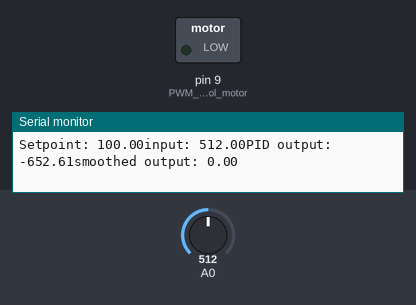
Bench run of a sketch on a simulated Arduino Uno, built with avr-gcc and run on an emulated ATmega328P. On the bench: switched loads named in the sketch (green lamp = pin HIGH), the last lines printed to the serial monitor. Inputs (shaded band) come from the test bench; at power-on: A0 = 512.

Above: at 1.2 s.
1.3 s: A0 set to 0
At 1.53 s:
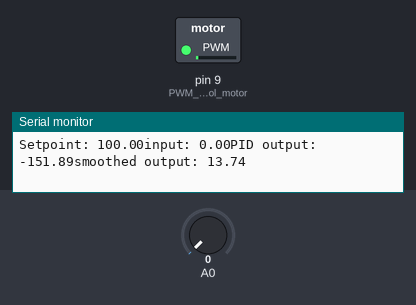
3.0 s: A0 set to 23
6.0 s: A0 set to 29
At 8.52 s:
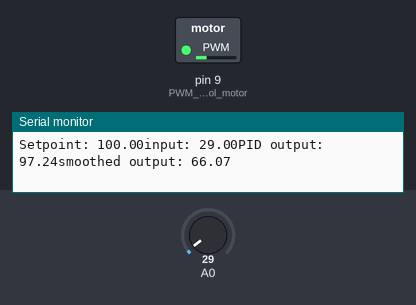
9.0 s: A0 set to 0
At 12.8 s:
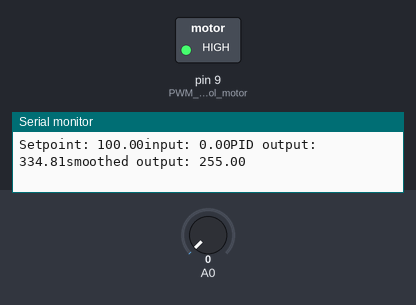
Timing chart, 0 to 13.0 s (numbered marks = the images above; inputs shaded):
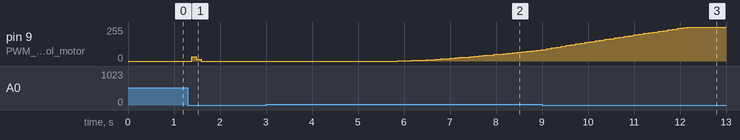

Measured:
- the behaviour switches between 25 and 26 on A0 (found by bisection; images 1 and 2)
- after the input at 1.3 s, pin 9 (PWM_pin_to_control_motor): 0/255 → 32/255 after 0.08 s, → 13/255 0.10 s later, → 0/255 0.11 s later

The sketch:

TASK12_4_Control_GOAT.ino
```cpp
// PID Constants
float Kp = 1.0, Ki = 0.5, Kd = 0.1;
float setpoint = 100.0; // Desired speed of the motor
float input = 0.0, output = 0.0;
float previous_error = 0.0, integral = 0.0;
float smoothedOutput = 0.0;
float alpha = 0.1; // Smoothing factor for Exponential Smoothing Filter
unsigned long lastTime = 0;

void setup() {
  pinMode(9, OUTPUT); // PWM pin to control motor speed
  Serial.begin(9600); // Initialize serial communication for debugging
}

void loop() {
  unsigned long currentTime = millis();
  float dt = (currentTime - lastTime) / 1000.0; // Convert milliseconds to seconds

  // Read current speed (example input from analog pin A0)
  input = analogRead(A0);

  // PID
  float error = setpoint - input;
  integral += error * dt;
  float derivative = (error - previous_error) / dt;
  output = Kp * error + Ki * integral + Kd * derivative;

  // exponential filter
  smoothedOutput = alpha * output + (1 - alpha) * smoothedOutput;

  // Constrain the smoothed output to the valid PWM range
  smoothedOutput = constrain(smoothedOutput, 0, 255);

  // Apply smoothed output to motor
  analogWrite(9, smoothedOutput);

  // Debug output to monitor values
  Serial.print("Setpoint: "); Serial.print(setpoint);
  Serial.print("input: "); Serial.print(input);
  Serial.print("PID output: "); Serial.print(output);
  Serial.print("smoothed output: "); Serial.println(smoothedOutput);

  // Update previous error and time
  previous_error = error;
  lastTime = currentTime;

  // Add a small delay to avoid overwhelming the serial output
  delay(100);
}
```
